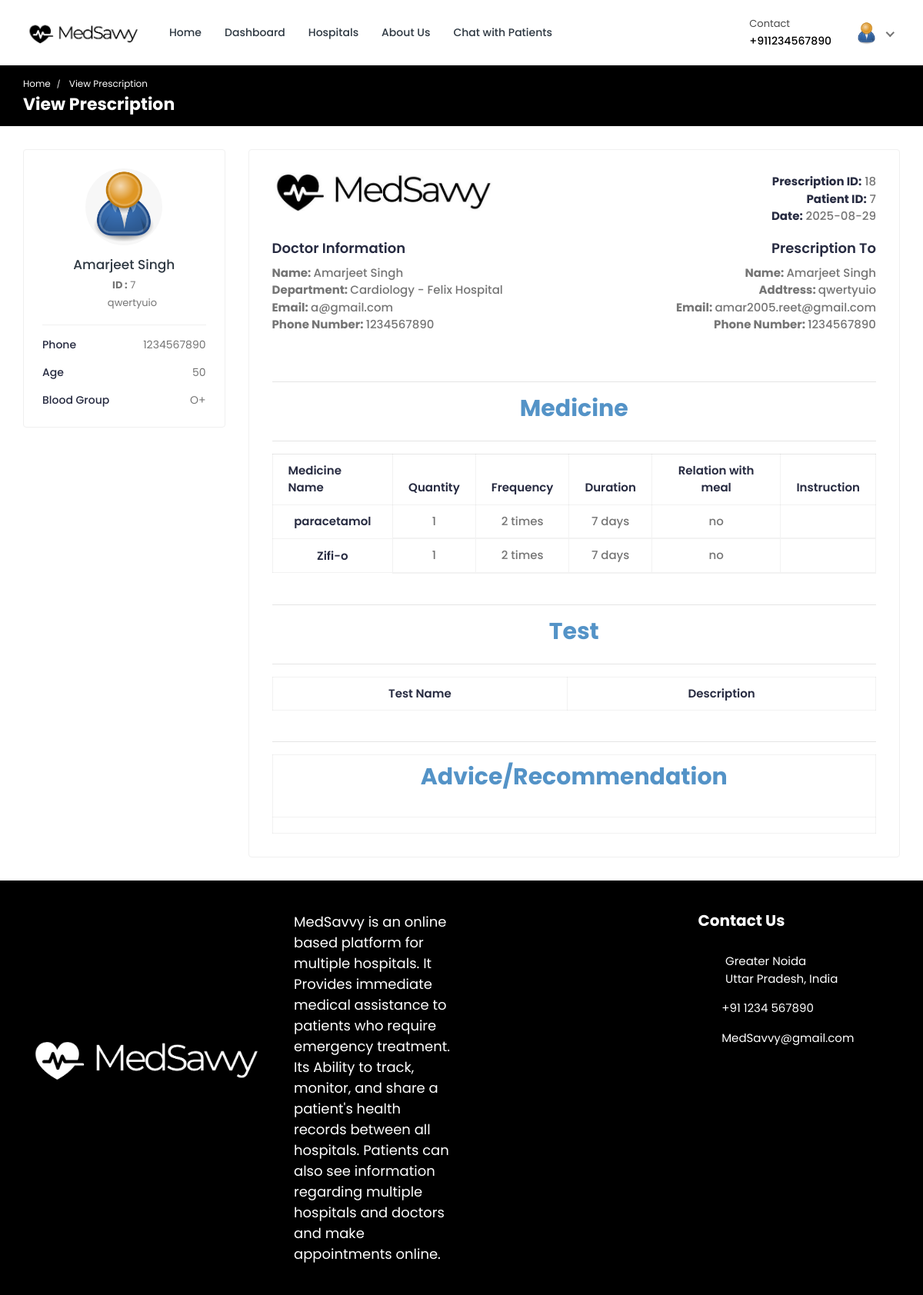
/doctor/doctor-view-prescription/18/ (signed in), run on the app's committed database.
### doctor/models.py (models this page shows, shortened)
class Doctor_Information(models.Model):
    DOCTOR_TYPE = (
        ('Cardiologists', 'Cardiologists'),
        ('Neurologists', 'Neurologists'),
        ('Pediatricians', 'Pediatricians'),
        ('Physiatrists', 'Physiatrists'),
        ('Dermatologists', 'Dermatologists'),
    )
    doctor_id = models.AutoField(primary_key=True)
    user = models.OneToOneField(User, on_delete=models.CASCADE, null=True, blank=True, related_name='profile')
    name = models.CharField(max_length=200, null=True, blank=True)
    username = models.CharField(max_length=200, null=True, blank=True)
    gender = models.CharField(max_length=200, null=True, blank=True)
    description = models.TextField(max_length=1000, null=True, blank=True)
    department = models.CharField(max_length=200, choices=DOCTOR_TYPE, null=True, blank=True)
    department_name = models.ForeignKey(hospital_department, on_delete=models.SET_NULL, null=True, blank=True)
    specialization = models.ForeignKey(specialization, on_delete=models.SET_NULL, null=True, blank=True)
    featured_image = models.ImageField(upload_to='doctors/', default='doctors/user-default.png', null=True, blank=True)
    certificate_image = models.ImageField(upload_to='doctors_certificate/', default='doctors_certificate/default.png', null=True, blank=True)
    email = models.EmailField(max_length=200, null=True, blank=True)
    phone_number = models.CharField(max_length=200, null=True, blank=True)
    nid = models.CharField(max_length=200, null=True, blank=True)
    visiting_hour = models.CharField(max_length=200, null=True, blank=True)
    consultation_fee = models.IntegerField(null=True, blank=True)
    report_fee = models.IntegerField(null=True, blank=True)
    dob = models.CharField(max_length=200, null=True, blank=True)
    institute = models.CharField(max_length=200, null=True, blank=True)
    degree = models.CharField(max_length=200, null=True, blank=True)
    completion_year = models.CharField(max_length=200, null=True, blank=True)
    work_place = models.CharField(max_length=200, null=True, blank=True)
    designation = models.CharField(max_length=200, null=True, blank=True)
    start_year = models.CharField(max_length=200, null=True, blank=True)
    end_year = models.CharField(max_length=200, null=True, blank=True)
    register_status =  models.CharField(max_length=200, null=True, blank=True)
    hospital_name = models.ForeignKey(Hospital_Information, on_delete=models.SET_NULL, null=True, blank=True)

class Prescription(models.Model):
    prescription_id = models.AutoField(primary_key=True)
    doctor = models.ForeignKey(Doctor_Information, on_delete=models.CASCADE, null=True, blank=True)
    patient = models.ForeignKey(Patient, on_delete=models.SET_NULL, null=True, blank=True)
    create_date = models.CharField(max_length=200, null=True, blank=True)
    medicine_name = models.CharField(max_length=200, null=True, blank=True)
    quantity = models.CharField(max_length=200, null=True, blank=True)
    days = models.CharField(max_length=200, null=True, blank=True)
    time = models.CharField(max_length=200, null=True, blank=True)
    relation_with_meal = models.CharField(max_length=200, null=True, blank=True)
    medicine_description = models.TextField(null=True, blank=True)
    test_name = models.CharField(max_length=200, null=True, blank=True)
    test_description = models.TextField(null=True, blank=True)
    extra_information = models.TextField(null=True, blank=True)

class Prescription_medicine(models.Model):
    prescription = models.ForeignKey(Prescription, on_delete=models.CASCADE, null=True, blank=True)
    medicine_id = models.AutoField(primary_key=True)
    medicine_name = models.CharField(max_length=200, null=True, blank=True)
    quantity = models.CharField(max_length=200, null=True, blank=True)
    duration = models.CharField(max_length=200, null=True, blank=True)
    frequency = models.CharField(max_length=200, null=True, blank=True)
    relation_with_meal = models.CharField(max_length=200, null=True, blank=True)
    instruction = models.TextField(null=True, blank=True)

### hospital/models.py (models this page shows, shortened)
class Patient(models.Model):
    patient_id = models.AutoField(primary_key=True)
    user = models.OneToOneField(User, on_delete=models.CASCADE, null=True, blank=True, related_name='patient')
    name = models.CharField(max_length=200, null=True, blank=True)
    username = models.CharField(max_length=200, null=True, blank=True)
    age = models.IntegerField(null=True, blank=True)
    email = models.EmailField(max_length=200, null=True, blank=True)
    phone_number = models.IntegerField(null=True, blank=True)
    address = models.CharField(max_length=200, null=True, blank=True)
    featured_image = models.ImageField(upload_to='patients/', default='patients/user-default.png', null=True, blank=True)
    blood_group = models.CharField(max_length=200, null=True, blank=True)
    history = models.CharField(max_length=200, null=True, blank=True)
    dob = models.CharField(max_length=200, null=True, blank=True)
    nid = models.CharField(max_length=200, null=True, blank=True)
    serial_number = models.CharField(max_length=200, null=True, blank=True)
    login_status = models.CharField(max_length=200, null=True, blank=True, default="offline")

class Hospital_Information(models.Model):
    HOSPITAL_TYPE = (
        ('private', 'Private hospital'),
        ('public', 'Public hospital'),
    )
    hospital_id = models.AutoField(primary_key=True)
    name = models.CharField(max_length=200, null=True, blank=True)
    address = models.CharField(max_length=200, null=True, blank=True)
    featured_image = models.ImageField(upload_to='hospitals/', default='hospitals/default.png', null=True, blank=True)
    description = models.TextField(null=True, blank=True)
    email = models.EmailField(max_length=200, null=True, blank=True)
    phone_number = models.IntegerField(null=True, blank=True)
    hospital_type = models.CharField(max_length=200, choices=HOSPITAL_TYPE)
    general_bed_no = models.IntegerField(null=True, blank=True)
    available_icu_no = models.IntegerField(null=True, blank=True)
    regular_cabin_no = models.IntegerField(null=True, blank=True)
    emergency_cabin_no = models.IntegerField(null=True, blank=True)
    vip_cabin_no = models.IntegerField(null=True, blank=True)
    def __str__(self):
        return str(self.name)

### hospital_admin/models.py (models this page shows)
class hospital_department(models.Model):
    hospital_department_id = models.AutoField(primary_key=True)
    hospital_department_name = models.CharField(max_length=200, null=True, blank=True)
    hospital = models.ForeignKey(Hospital_Information, on_delete=models.CASCADE, null=True, blank=True)
    featured_image = models.ImageField(upload_to='departments/', default='departments/default.png', null=True, blank=True)
    def __str__(self):
        val1 = str(self.hospital_department_name)
        val2 = str(self.hospital)
        val3 = val1 + ' - ' + val2
        return str(val3)

### doctor/views.py (the view)
# urls.py: path('doctor-view-prescription/<int:pk>/', views.doctor_view_prescription, name='doctor-view-prescription'),
@csrf_exempt
@login_required(login_url="login")
def doctor_view_prescription(request, pk):
    if request.user.is_authenticated and request.user.is_doctor:
        doctor = Doctor_Information.objects.get(user=request.user)
        prescriptions = Prescription.objects.get(prescription_id=pk)
        medicines = Prescription_medicine.objects.filter(prescription=prescriptions)
        tests = Prescription_test.objects.filter(prescription=prescriptions)
        context = {'prescription': prescriptions, 'medicines': medicines, 'tests': tests, 'doctor': doctor}
        return render(request, 'doctor-view-prescription.html', context)

### templates/doctor-view-prescription.html (shortened to what this page needs)
{% load static %}
<!DOCTYPE html>
<html lang="en">
<head>
	<link rel="stylesheet" href="{% static 'MedSavvy-System/css/Normal/bootstrap.min.css' %}" />
	<link rel="stylesheet"
		href="{% static 'MedSavvy-System/plugins/Normal/fontawesome/css/fontawesome.min.css' %}" />
	<link rel="stylesheet" href="{% static 'MedSavvy-System/plugins/Normal/fontawesome/css/all.min.css' %}" />
	<link rel="stylesheet" href="{% static 'MedSavvy-System/css/Normal/style.css' %}" />
</head>
<body>
	<div class="main-wrapper">
		<header class="header">{% include 'doctor-navbar.html' %}</header>
		<div class="breadcrumb-bar">
			<div class="container-fluid">
				<div class="row align-items-center">
					<div class="col-md-12 col-12">
						<nav aria-label="breadcrumb" class="page-breadcrumb">
							<ol class="breadcrumb">
								<li class="breadcrumb-item">
									<a href="{% url 'hospital_home'%}">Home</a>
								</li>
								<li class="breadcrumb-item active" aria-current="page">
									View Prescription
								</li>
							</ol>
						</nav>
						<h2 class="breadcrumb-title">View Prescription</h2>
					</div>
				</div>
			</div>
		</div>
		<div class="content">
			<div class="container-fluid">
				<div class="row">
					<div class="col-md-5 col-lg-4 col-xl-3 theiaStickySidebar">
						<div class="card widget-profile pat-widget-profile">
							<div class="card-body">
							  <div class="pro-widget-content">
								<div class="profile-info-widget">
								  <a href="#" class="booking-doc-img">
									<img
									  src="{{ prescription.patient.featured_image.url }}"
									  alt="User Image"
									/>
								  </a>
								  <div class="profile-det-info">
									<h3><a href="#">{{prescription.patient.name}}</a></h3>
									<div class="patient-details">
									  <h5><b>ID :</b> {{ prescription.patient.patient_id }}</h5>
									  <h5 class="mb-0">
										<i class="fas fa-map-marker-alt"></i>
										{{ prescription.patient.address }}
									  </h5>
									</div>
								  </div>
								</div>
							  </div>
							  <div class="patient-info">
								<ul>
								  <li>Phone <span>{{prescription.patient.phone_number}}</span></li>
								  <li>Age <span>{{prescription.patient.age}}</span></li>
								  <li>Blood Group <span>{{prescription.patient.blood_group}}</span></li>
								</ul>
							  </div>
							</div>
						  </div>
					</div>
					<div class="col-md-7 col-lg-6 col-xl-9">
						<div class="invoice-content">
							<div class="invoice-item">
								<div class="row">
									<div class="col-md-6">
										<div class="invoice-logo">
											<img src="{% static 'MedSavvy-System/images/Normal/FullLogo_Transparent_NoBuffer2.jpg'%}"
												alt="logo">
										</div>
									</div>
									<div class="col-md-6">
										<p class="invoice-details">
											<strong>Prescription ID:</strong> {{prescription.prescription_id}} <br>
											<strong>Patient ID:</strong> {{prescription.patient.patient_id}} <br>
											<strong>Date:</strong> {{prescription.create_date }}
										</p>
									</div>
								</div>
							</div>
							<div class="invoice-item">
								<div class="row">
									<div class="col-md-6">
										<div class="invoice-info">
											<strong class="customer-text">Doctor Information</strong>
											<p class="invoice-details invoice-details-two">
												<b>Name: </b>{{prescription.doctor.name}} <br>
												<b>Department: </b>{{prescription.doctor.department_name}}<br>
												<b>Email: </b>{{prescription.doctor.email}} <br>
												<b>Phone Number: </b>{{prescription.doctor.phone_number}}
											</p>
										</div>
									</div>
									<div class="col-md-6">
										<div class="invoice-info invoice-info2">
											<strong class="customer-text">Prescription To</strong>
											<p class="invoice-details">
												<b>Name: </b>{{prescription.patient.name}}<br>
												<b>Addtress: </b>{{prescription.patient.address}}<br>
												<b>Email: </b>{{prescription.patient.email}}<br>
												<b>Phone Number: </b>{{prescription.patient.phone_number}}
											</p>
										</div>
									</div>
								</div>
							</div>
							<div class="invoice-item invoice-table-wrap mt-3">
								<div class="row">
									<div class="col-md-12">
										<div class="table-responsive">
											<hr>
											<h2 class="text-center mb-4" style="color: rgb(84, 147, 199)"><b>Medicine</b></h2>
											<hr>
											<table class="invoice-table table table-bordered">
												<thead>
													<tr style="background-color: rgb(84, 147, 199);">
													<tr>
														<th>Medicine Name</th>
														<th class="text-center">Quantity</th>
														<th class="text-center">Frequency</th>
														<th class="text-center">Duration</th>
														<th class="text-center">Relation with meal</th>
														<th class="text-center">Instruction</th>
													</tr>
													{% for pm in medicines %}
													<tr>
														<th class="text-center">{{pm.medicine_name}}</td>
														<td class="text-center">{{pm.quantity}}</td>
														<td class="text-center">{{pm.frequency}}</td>
														<td class="text-center">{{pm.duration}}</td>
														<td class="text-center">{{pm.relation_with_meal}}</td>
														<td class="text-center">{{pm.instruction}}</td>
													</tr>
													{% endfor %}
											</table>
										</div>
									</div>
								</div>
							</div>
							<div class="invoice-item invoice-table-wrap mt-4">
								<div class="row">
									<div class="col-md-12">
										<hr>
										<h2 class="text-center mb-4" style="color:rgb(84, 147, 199)"><b>Test</b></h2>
										<hr>
										<div class="table-responsive">
											<table class="invoice-table table table-bordered">
												<thead>
													<tr>
														<th class="text-center">Test Name</th>
														<th class="text-center">Description</th>
													</tr>
												</thead>
											</table>
										</div>
									</div>
								</div>
							</div>
							<div class="invoice-item invoice-table-wrap mt-4">
								<div class="row">
									<div class="col-md-12">
										<hr>
										<div class="table-responsive">
											<table class="invoice-table table table-bordered">
												<thead>
													<tr>
														<th><h2 class="text-center mb-4" style="color: rgb(84, 147, 199)"><b>Advice/Recommendation</b></h2></th>
													</tr>
												</thead>
												<tbody>
													<tr>
														<td>{{prescription.extra_information}}</td>
													</tr>
												</tbody>
											</table>
										</div>
									</div>
							</div>
						</div>
					</div>
				</div>
			</div>
		</div>
	</div>
	</div>
	{% include 'footer.html' %}
</body>
</html>

### templates/doctor-navbar.html (shortened to what this page needs)
{% load static %}
<nav class="navbar navbar-expand-lg header-nav">
  <div class="navbar-header">
    <a href="{% url 'hospital_home'%}" class="navbar-brand logo">
      <img
        src="{% static 'MedSavvy-System/images/Normal/logo.jpg' %}"
        class="img-fluid"
        alt="Logo"
      />
    </a>
  </div>
  <div class="main-menu-wrapper">
    <ul class="main-nav">
      <li>
        <a href="{% url 'hospital_home'%}">Home</a>
      </li>
      <li>
        <a href="{% url 'doctor-dashboard'%}">Dashboard</a>
      </li>
      <li><a href="{% url 'multiple-hospital' %}" style="text-decoration: none;">Hospitals</a></li>
      <li>
        <a href="{% url 'about-us'%}">About Us</a>
      </li>
      <li>
        <a href="{% url 'chat-home' pk=user.id %}">Chat with Patients</a>
      </li>
    </ul>
  </div>
  <ul class="nav header-navbar-rht">
    <li class="nav-item contact-item">
      <div class="header-contact-img">
        <i class="far fa-hospital"></i>
      </div>
      <div class="header-contact-detail">
        <p class="contact-header">Contact</p>
        <p class="contact-info-header">+91{{doctor.phone_number}}</p>
      </div>
    </li>
    <li class="nav-item dropdown has-arrow logged-item">
      <a href="#" class="dropdown-toggle nav-link" data-toggle="dropdown">
        <span class="user-img">
          <img
            class="rounded-circle"
            src="{{ doctor.featured_image.url }}"
            width="31"
            alt="Darren Elder"
          />
        </span>
      </a>
    </li>
  </ul>
</nav>

### data on the page
Doctor_Information: phone_number "1234567890", featured_image (placeholder picture)
Prescription: patient.featured_image (placeholder picture), patient.name "Amarjeet Singh", patient.patient_id "7", patient.address "qwertyuio", patient.phone_number "1234567890", patient.age "50", patient.blood_group "O+", prescription_id "18", create_date "2025-08-29", doctor.name "Amarjeet Singh", doctor.department_name "Cardiology - Felix Hospital", doctor.email "a@gmail.com", doctor.phone_number "1234567890", patient.email "amar2005.reet@gmail.com"
Prescription_medicine: medicine_name "paracetamol", quantity "1", frequency "2 times", duration "7 days", relation_with_meal "no"
Prescription_medicine: medicine_name "Zifi-o", quantity "1", frequency "2 times", duration "7 days", relation_with_meal "no"
